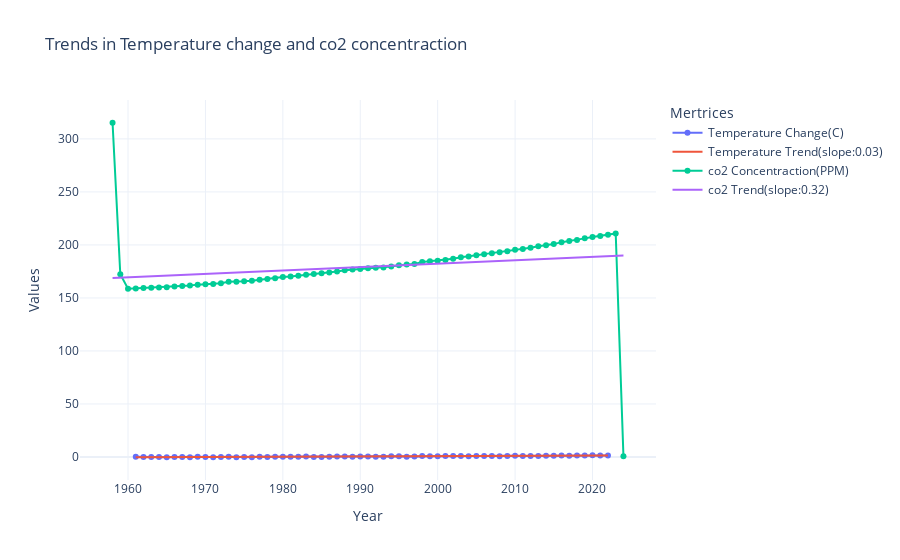

Here is the notebook cell this chart was saved with:
### Code cell
fig_trends.update_layout(
    title='Trends in Temperature change and co2 concentraction',
    xaxis_title='Year',
    yaxis_title='Values',
    template='plotly_white',
    legend_title='Mertrices'
)
fig_trends.show()
